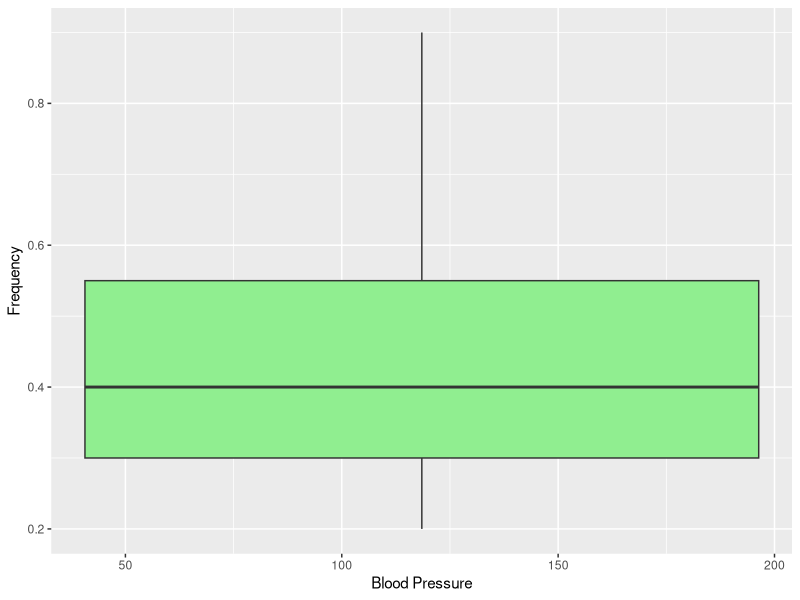
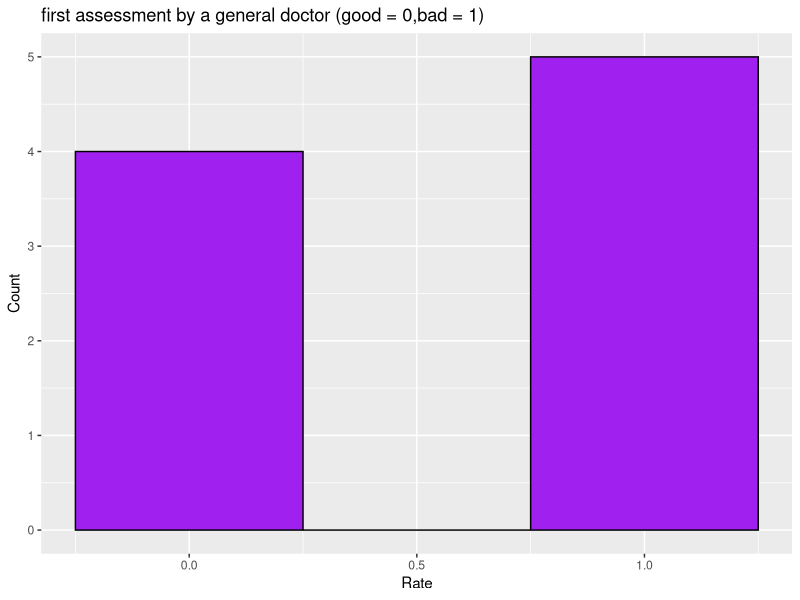
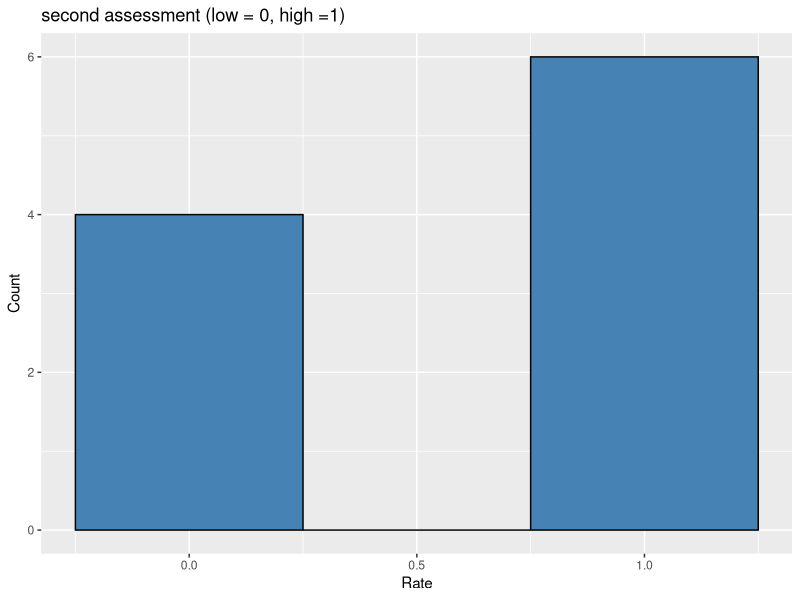
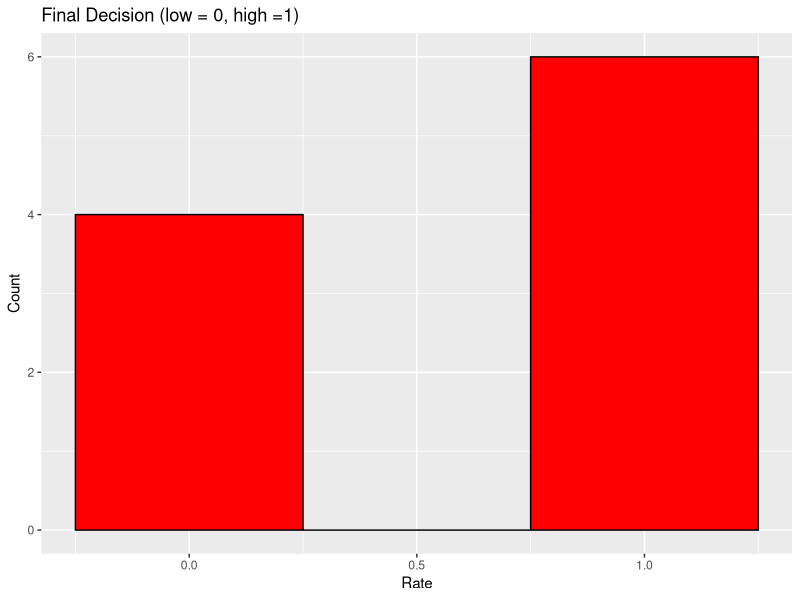
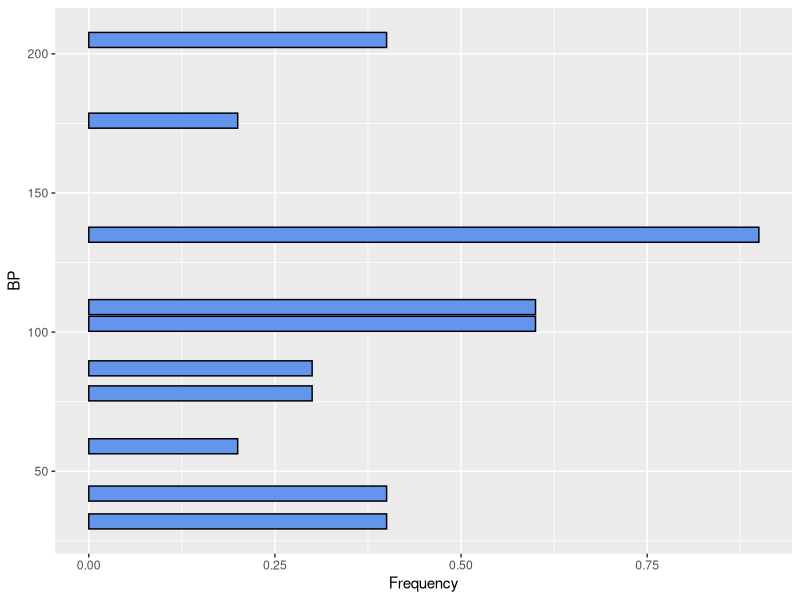

Recreate these plots in R, in order.
library(ggplot2)
Freq <- c(0.6,0.3,0.4,0.4,0.2,0.6,0.3,0.4,0.9,0.2)
BP <- c(103,87,32,42,59,109,78,205,135,176)
#first assessment by a general doctor (bad=1, good =0)
First <- c(1,1,1,1,0,0,0,0,NA,1)
#second assessment and final decision by an external doctor and head of the emergency unit (low = 0, high =1) 
Second <- c(0,0,1,1,0,0,1,1,1,1)
FinalDecision <- c(0,1,0,1,0,1,0,1,1,1)
local_hospital_df <- data.frame(Freq,BP,First,Second,FinalDecision)

ggplot(local_hospital_df, aes(x = BP,y = Freq)) + geom_boxplot(fill = "lightgreen") + labs(x= "Blood Pressure", y = "Frequency")
ggplot(local_hospital_df,aes(First)) + geom_histogram(binwidth = 0.5, color = "black", fill = "purple") + labs(title = "first assessment by a general doctor (good = 0,bad = 1)",x = "Rate", y = "Count")
ggplot(local_hospital_df,aes(Second)) + geom_histogram(binwidth = 0.5, color = "black", fill = "steelblue") + labs(title = "second assessment (low = 0, high =1) ",x = "Rate", y = "Count")
ggplot(local_hospital_df,aes(FinalDecision)) + geom_histogram(binwidth = 0.5, color = "black", fill = "red") + labs(title = "Final Decision (low = 0, high =1) ",x = "Rate", y = "Count")

ggplot(local_hospital_df, aes(x = BP)) + geom_col(aes(y = Freq), color = "black", fill = "cornflowerblue") + labs(x = "BP", y = "Frequency") + coord_flip()
